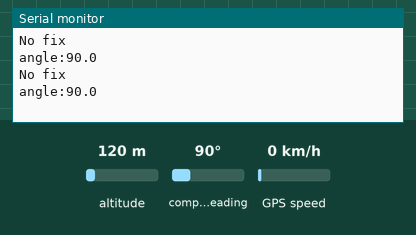
Bench run of a sketch on a simulated Arduino Uno, built with avr-gcc and run on an emulated ATmega328P. On the bench: the last lines printed to the serial monitor. Wiring (inferred from the names in the program): CMPS compass at I2C address 0x60. The inputs (shaded band) are chosen by the test bench; at power-on: compass heading 90°, altitude 120 m, GPS speed 0 km/h. The GPS gets a fix after 3 s at 37.7749, -122.4194 with 8 satellites.

Above: at 1.2 s.
1.3 s: compass heading set to 7°
At 2.8 s:
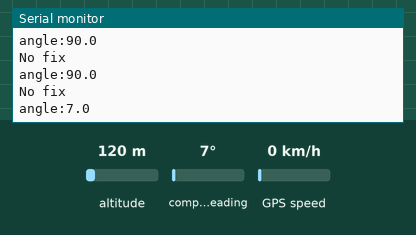
4.5 s: compass heading set to 1°
At 5.8 s:
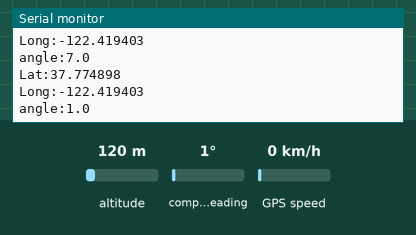
Timing chart, 0 to 7.5 s (numbered marks = the images above; inputs shaded):
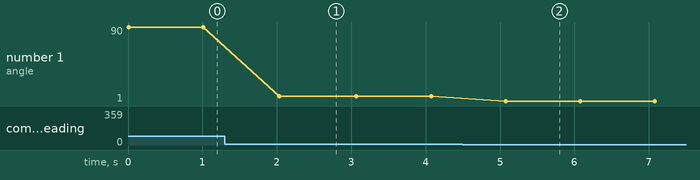

Measured:
- after the input at 1.3 s, the serial monitor: prints a new line after 0.73 s (image 1)
- after the input at 4.5 s, the serial monitor: prints a new line after 0.57 s (image 2)
- plotted number 1: 90 → 7 after the input at 1.3 s, 7 → 1 after the input at 4.5 s

The sketch:

geo_controller.ino
```cpp
/*
 * CMPS11 and GPS code for Arduino
 * Based on CMPS11 I2C example for Arduino By James Henderson, 2014
 * Reads bearing angle from CMPS11 over I2C, latitude and longitude from GPS over UART
 */
#include <Wire.h>
#include <TinyGPS++.h> // Include the TinyGPS++ library
TinyGPSPlus tinyGPS; // Create a TinyGPSPlus object

#define GPS_BAUD 9600 // GPS module baud rate. GP3906 defaults to 9600.

// If you're using an Arduino Uno, RedBoard, or any board that uses the
// 0/1 UART for programming/Serial monitor-ing, use SoftwareSerial:
#include <SoftwareSerial.h>
#define ARDUINO_GPS_RX 9 // GPS TX, Arduino RX pin
#define ARDUINO_GPS_TX 8 // GPS RX, Arduino TX pin
SoftwareSerial ssGPS(ARDUINO_GPS_TX, ARDUINO_GPS_RX); // Create a SoftwareSerial

// Set gpsPort to either ssGPS if using SoftwareSerial or Serial1 if using an
// Arduino with a dedicated hardware serial port
#define gpsPort ssGPS  // Alternatively, use Serial1 on the Leonardo

// Define the serial monitor port. On the Uno, and Leonardo this is 'Serial'
//  on other boards this may be 'SerialUSB'
#define SerialMonitor Serial
#define CMPS11_ADDRESS 0x60  // Address of CMPS11 shifted right one bit for arduino wire library
#define ANGLE_8  1           // Register to read 8bit angle from

unsigned char high_byte, low_byte, angle8;
char pitch, roll;
unsigned int angle16;

void setup()
{
  Serial.begin(9600);  // Start serial port
  Wire.begin();
  gpsPort.begin(GPS_BAUD);
}

void loop()
{
  printGPSInfo();
  Wire.beginTransmission(CMPS11_ADDRESS);  //starts communication with CMPS11
  Wire.write(ANGLE_8);                     //Sends the register we wish to start reading from
  Wire.endTransmission();

  // Request 5 bytes from the CMPS11
  // this will give us the 8 bit bearing,
  // both bytes of the 16 bit bearing, pitch and roll
  Wire.requestFrom(CMPS11_ADDRESS, 5);

  while(Wire.available() < 5);        // Wait for all bytes to come back

  angle8 = Wire.read();               // Read back the 5 bytes
  high_byte = Wire.read();
  low_byte = Wire.read();
  pitch = Wire.read();
  roll = Wire.read();

  angle16 = high_byte;                 // Calculate 16 bit angle
  angle16 <<= 8;
  angle16 += low_byte;

  Serial.print("angle:");     // Display 16 bit angle with decimal place
  Serial.print(angle16 / 10, DEC);
  Serial.print(".");
  Serial.println(angle16 % 10, DEC);

  // "Smart delay" looks for GPS data while the Arduino's not doing anything else
  smartDelay(1000);
}

void printGPSInfo()
{
  // Print latitude, longitude, altitude in feet, course, speed, date, time,
  // and the number of visible satellites.
  if (tinyGPS.location.isValid()) {
    SerialMonitor.print("Lat:"); SerialMonitor.println(tinyGPS.location.lat(), 6);
    SerialMonitor.print("Long:"); SerialMonitor.println(tinyGPS.location.lng(), 6);
  }
  else {
    SerialMonitor.println("No fix");
  }
  //SerialMonitor.print("Alt: "); SerialMonitor.println(tinyGPS.altitude.feet());
  //SerialMonitor.print("Course: "); SerialMonitor.println(tinyGPS.course.deg());
  //SerialMonitor.print("Speed: "); SerialMonitor.println(tinyGPS.speed.mph());
  //SerialMonitor.print("Date: "); printDate();
  //SerialMonitor.print("Time: "); printTime();
  //SerialMonitor.print("Sats: "); SerialMonitor.println(tinyGPS.satellites.value());
}

static void smartDelay(unsigned long ms)
{
  unsigned long start = millis();
  do
  {
    // If data has come in from the GPS module
    while (gpsPort.available())
      tinyGPS.encode(gpsPort.read()); // Send it to the encode function
    // tinyGPS.encode(char) continues to "load" the tinGPS object with new
    // data coming in from the GPS module. As full NMEA strings begin to come in
    // the tinyGPS library will be able to start parsing them for pertinent info
  } while (millis() - start < ms);
}
```
